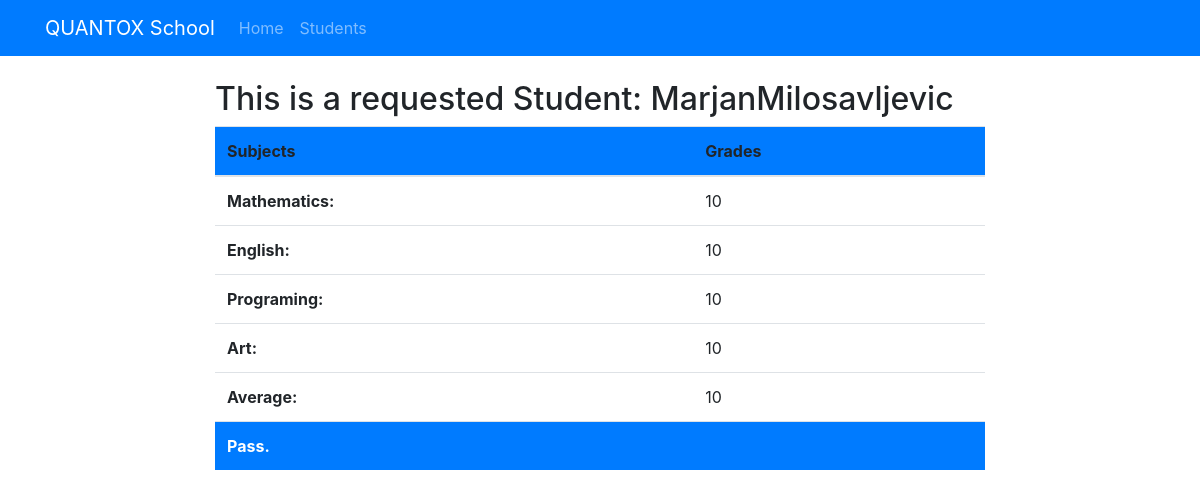
Page /?controller=students&action=show&student_id=1 on the committed database.
### tables this page shows
CREATE TABLE grades (
    student_id int NOT NULL,
    school_board varchar(10),
    mathematics int,
    english int,
    programing int,
    art int,
    FOREIGN KEY (student_id) REFERENCES students(student_id)
);

create table students (student_id int primary key auto_increment, student_name varchar(50), student_lastname varchar(50));

### controllers/students_controller.php (called while the page is built, shortened)
<?php
	class StudentsController {
		public function show() {
			$student = self::getStudent();
			$average = self::averageGrades($student->mathematics,$student->english,$student->programing,$student->art);
			switch ($student->school_board) {
				case 'CSM':
					$pass = self::csm($average);
					break;
			}
			require_once('views/students/show.php');
		}
		public static function getStudent() {
				return $student = Student::find($_GET['student_id']);
		}
		public static function averageGrades($mathematics,$english,$programing,$art) {
			$sum = $mathematics + $english + $programing + $art;
			$count = 4;
			$average = $sum/$count;
			return $average;
		}
		public static function csm($average) {
			if ($average >= 7) {
				$pass = 'Pass.';
				return $pass;
			} else {
				$pass = 'Failed.';
				return $pass;
			}
		}
	}

### views/layout.php (called while the page is built)
<?php require_once('inc/header.php'); ?>
<?php require_once('inc/navbar.php'); ?>
<?php require_once('routes.php'); ?>
<?php require_once('inc/footer.php'); ?>

### index.php (called while the page is built, shortened)
<?php
	require_once('views/layout.php');

### models/student.php (called while the page is built, shortened)
<?php
	class Student {
		public function __construct( $student_id, $student_name, $student_lastname, $school_board, $mathematics, $english, $programing, $art) {
			$this->student_name     = $student_name;
			$this->student_lastname = $student_lastname;
			$this->mathematics      = $mathematics;
			$this->english          = $english;
			$this->programing       = $programing;
			$this->art              = $art;
		}
		public static function find($student_id) {
			$db = Db::getInstance();
			$id = intval($student_id);
			$req = $db->prepare('SELECT b.student_id,
									   b.student_name,
								       b.student_lastname,
								       a.school_board,
								       a.mathematics,
								       a.english,
								       a.programing,
								       a.art
								FROM grades a
								JOIN students b
								ON a.student_id = b.student_id
								WHERE b.student_id = :id');
			$req->execute(array('id' => $id));
			$student = $req -> fetch();
			return new Student(
								$student['student_id'],
								$student['student_name'],
								$student['student_lastname'],
								$student['school_board'],
								$student['mathematics'],
								$student['english'],
								$student['programing'],
								$student['art']
							  );
		}
	}

### views/students/show.php (the view)
<div class="container-fluid">
	<div class="row mt-4">
		<div class="col-lg-8 col-md-6 col-xs-12 mx-auto">
			<h2>This is a requested Student: <?php echo $student->student_name . $student->student_lastname; ?></h2>
			<table class="table">
			  <thead class="bg-primary">
			    <tr>
			      <th scope="col">Subjects</th>
			      <th scope="col">Grades</th>
			    </tr>
			  </thead>
			  <tbody>
			    <tr>
			      <th scope="row">Mathematics:</th>
			      <td><?php echo $student->mathematics; ?></td>
			    </tr>
			    <tr>
			      <th scope="row">English:</th>
			      <td><?php echo $student->english; ?></td>
			    </tr>
			    <tr>
			      <th scope="row">Programing:</th>
			      <td><?php echo $student->programing; ?></td>
			    </tr>
			    <tr>
			      <th scope="row">Art:</th>
			      <td><?php echo $student->art; ?></td>
			    </tr>
			    <tr>
			      <th scope="row">Average:</th>
			      <td><?php echo $average; ?></td>
			    </tr>
			    <tr class="bg-primary text-white">
			      <th scope="row " colspan="2"><?php echo $pass; ?></th>
			    </tr>
			  </tbody>
			</table>
		</div>
	</div>
</div>

### rows in the picture
grades: student_id.student_name "Marjan", student_id.student_lastname "Milosavljevic", mathematics "10", english "10", programing "10", art "10", pass "Pass."

### other values in the picture
$average "10"
